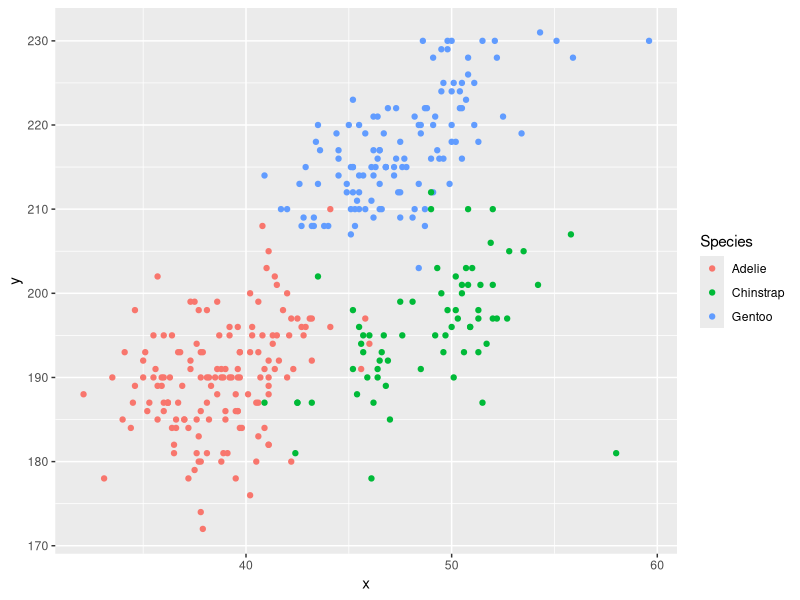

Recreate this plot in R.
## ---- chunk 1
data("penguins", package = "palmerpenguins")
library(tidyverse)
library(tibble)
## ---- chunk 2
mean(penguins$flipper_length_mm,na.rm = TRUE)
## ---- chunk 3

penguins_plot_df = tibble(
  x = penguins$bill_length_mm,
  y = penguins$flipper_length_mm,
  Species = penguins$species
)

ggplot(penguins_plot_df, aes(x = x, y = y, color = Species)) + geom_point()
## ---- chunk 4
p2_df = tibble(
  norm_samp = rnorm(10),
  norm_samp_pos = norm_samp > 0,
  
)
